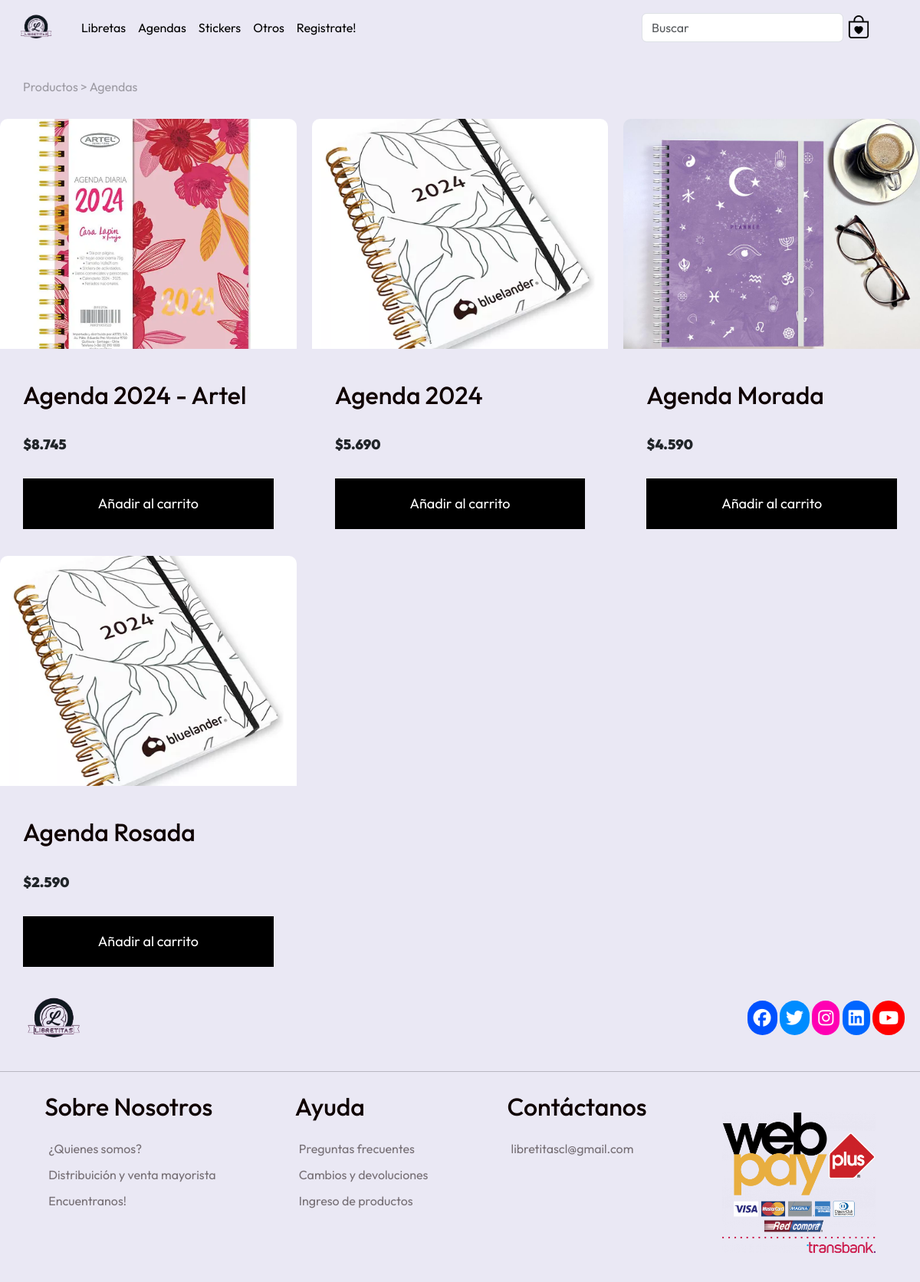
The page /paginaLibretitas/agendas on the database its author committed.
### paginaLibretitas/models.py (models this page shows, shortened)
class producto(models.Model):
    idProducto     = models.CharField(primary_key=True, max_length=2)
    tipoProducto   = models.CharField(max_length=40, null=False)
    nombreProducto = models.CharField(max_length=100, null=False)
    precioProducto = models.CharField(max_length=5, null=False)
    imagenProducto = models.ImageField(upload_to='imagenes/', null=False)
    stockProducto  = models.IntegerField()

### paginaLibretitas/views.py (the view)
# urls.py: path('agendas', views.agendas, name='agendas'),
def agendas(request):
    productos = producto.objects.all()
    context={"productos": productos}
    return render(request, 'agendas.html', context)

### paginaLibretitas/templates/agendas.html (shortened to what this page needs)
{% load static %}
<!DOCTYPE html>
<html lang="en">
  <head>
    <link href="https://cdn.jsdelivr.net/npm/bootstrap@5.3.3/dist/css/bootstrap.min.css" rel="stylesheet">
    <link rel="stylesheet" href="https://cdn.jsdelivr.net/npm/bootstrap-icons@1.11.3/font/bootstrap-icons.min.css">
    <link rel="stylesheet" href="{% static 'Css/styles.css' %}">
  </head>
  <body>
    <nav class="navbar navbar-expand-lg" style="background-color: #eae8f4;">
      <div class="container-fluid">
        <a class="navbar-brand" href="index">
          <img class="logotipo" src="{% static 'Images/Logo.png' %}">
        </a>
        <div class="collapse navbar-collapse" id="navbarSupportedContent">
          <ul class="navbar-nav me-auto mb-2 mb-lg-0">
            <li class="nav-item">
              <a class="nav-link active" aria-current="page" href="libretas">Libretas</a>
            </li>
            <li class="nav-item">
              <a class="nav-link active" aria-current="page" href="agendas">Agendas</a>
            </li>
            <li class="nav-item">
              <a class="nav-link active" aria-current="page" href="stickers">Stickers</a>
            </li>
            <li class="nav-item">
              <a class="nav-link active" aria-current="page" href="otros">Otros</a>
            </li>
            <li class="nav-item">
              <a class="nav-link active" aria-current="page" href="{% url 'addCliente' %}">Registrate!</a>
            </li>
          </ul>
          <form class="d-flex" role="search">
            <input class="form-control me-2" type="search" placeholder="Buscar" aria-label="Buscar">
          </form>
          <a href="carrito">
            <span><i class="bi bi-bag-heart me-5"></i></span>
          </a>
        </div>
      </div>
    </nav>
    <div class="direccion">
          Productos > Agendas
    </div>
    <div class="container-items">
      {% for producto in productos %}
          {% if producto.tipoProducto == "Agenda" %}
              <div class="item">
                  <figure>
                      <img src="{{producto.imagenProducto.url}}" alt="img-libreta"/>
                  </figure>
                  <div class="info-product">
                      <h2>{{producto.nombreProducto}}</h2>
                      <p class="price">${{producto.precioProducto}}</p>
                      <button class="btn-add-cart">Añadir al carrito</button>
                  </div>
              </div>
          {% endif %}
      {% endfor %}
  </div>
    <footer class="pie">
      <div class="header">
        <div class="logotipo2">
          <img src="{% static 'Images/Logo.png' %}" alt="">
        </div>
        <div class="redes">
          <span class="fb"><i class="fa-brands fa-facebook"></i></span>
          <span class="tw"><i class="fa-brands fa-twitter"></i></span>
          <span class="in"><i class="fa-brands fa-instagram"></i></span>
          <span class="li"><i class="fa-brands fa-linkedin"></i></span>
          <span class="yt"><i class="fa-brands fa-youtube"></i></span>
        </div>
      </div>
      <hr>
      <div class="section">
        <div>
          <h2>Sobre Nosotros</h2>
          <a href="#">¿Quienes somos?</a>
          <a href="#">Distribuición y venta mayorista</a>
          <a href="#">Encuentranos!</a>
        </div>
        <div>
          <h2>Ayuda</h2>
          <a href="#">Preguntas frecuentes</a>
          <a href="#">Cambios y devoluciones</a>
          <a href="formProductos.html">Ingreso de productos</a>
        </div>
        <div>
          <h2>Contáctanos</h2>
          <a href="#">libretitascl@gmail.com</a>
        </div>
        <div>
          <img class="webpay" src="{% static 'Images/webpay.jpg' %}">
        </div>
      </div>
    </footer>
  </body>
</html>

### paginaLibretitas/static/Css/styles.css (style rules this page uses)
body { font-family: "Outfit", sans-serif; font-optical-sizing: auto; font-weight: 400; font-style: normal; background-color: #eae8f4; }
.direccion { color: #1f1e2061; padding-left: 30px; padding-top: 30px; padding-bottom: 30px; }
.webpay { width: 200px; }
.logotipo { width: 60px; }
.logotipo2 { width: 100px; }
img { max-width: 100%; }
.container-items { display: grid; grid-template-columns: repeat(3, 1fr); gap: 20px; }
.item { border-radius: 10px; }
.item img { width: 100%; height: 300px; object-fit: cover; border-radius: 10px 10px 0 0; transition: all .5s; }
.item figure { overflow: hidden; }
.info-product { padding: 15px 30px; line-height: 2; display: flex; flex-direction: column; gap: 10px; }
.price { font-size: 18px; font-weight: 900; }
.info-product button { border: none; background: none; background-color: #000; color: #fff; padding: 15px 10px; cursor: pointer; }
span { font-size: 23px; }
.fb { background: rgb(0, 81, 255); padding: 8px; border-radius: 50px; color: white; }
.tw { background: rgb(0, 140, 255); padding: 8px; border-radius: 50px; color: white; }
.in { background: rgb(255, 0, 179); padding: 8px; border-radius: 50px; color: white; }
.li { background: rgb(0, 102, 255); padding: 8px; border-radius: 50px; color: white; }
.yt { background: rgb(255, 0, 0); padding: 8px; border-radius: 50px; color: white; }
.header { display: flex; justify-content: space-between; padding: 20px; align-items: center; }
.logotipo { font-size: 18px; color: white; }
.section { display: flex; justify-content: space-evenly; gap: 40px; }
.section div { display: flex; flex-direction: column; }
div h2 { color: rgb(15, 1, 1); padding: 10px 0; }
a { color: rgba(14, 1, 1, 0.527); text-decoration: none; padding: 5px; }
form { display: flex; flex-direction: column; gap: 10px; }
input { background: none; border: solid 2px rgb(0, 0, 0); padding: 10px 20px; }
button { padding: 10px 20px; background: white; color: blueviolet; font-size: 18px; }
.pie { background: #eae8f4; }
.bi-bag-heart { font-size: 30px; color: black; cursor: pointer; padding-top: 5px; }

### rows shown on the page
producto: imagenProducto (picture), nombreProducto "Agenda 2024 - Artel", precioProducto "8.745"
producto: imagenProducto (picture), nombreProducto "Agenda 2024", precioProducto "5.690"
producto: imagenProducto (picture), nombreProducto "Agenda Morada", precioProducto "4.590"
producto: imagenProducto (picture), nombreProducto "Agenda Rosada", precioProducto "2.590"
